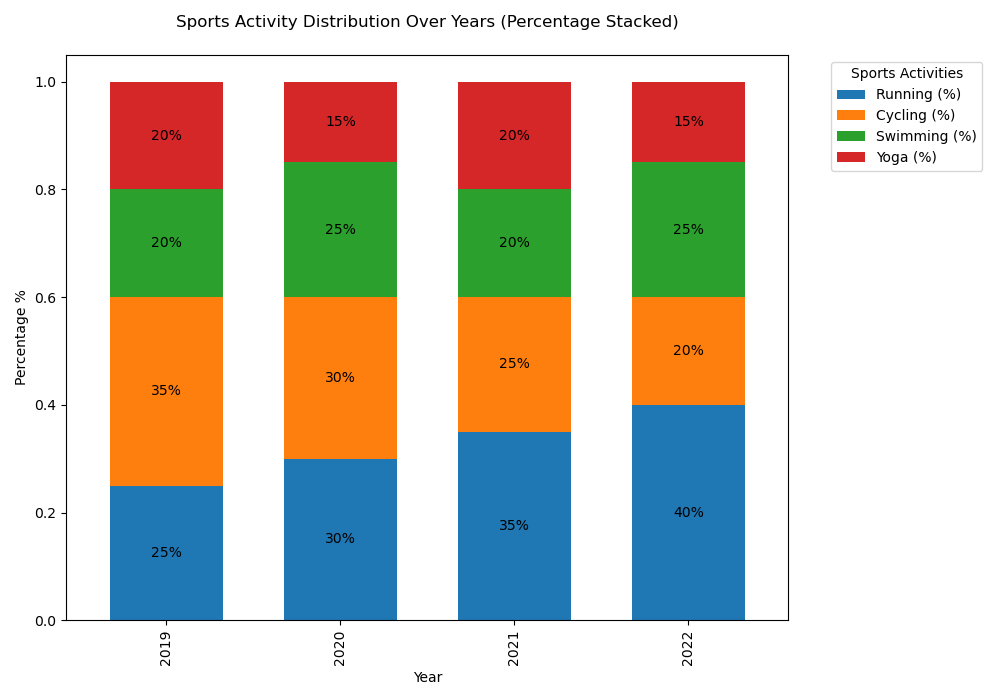

Recreate this plot in Python.

import seaborn as sns
import matplotlib.pyplot as plt
import pandas as pd

data = [
    {'Year': 2019, 'Running (%)': 25, 'Cycling (%)': 35, 'Swimming (%)': 20, 'Yoga (%)': 20},
    {'Year': 2020, 'Running (%)': 30, 'Cycling (%)': 30, 'Swimming (%)': 25, 'Yoga (%)': 15},
    {'Year': 2021, 'Running (%)': 35, 'Cycling (%)': 25, 'Swimming (%)': 20, 'Yoga (%)': 20},
    {'Year': 2022, 'Running (%)': 40, 'Cycling (%)': 20, 'Swimming (%)': 25, 'Yoga (%)': 15}
]
df = pd.DataFrame(data)
df.set_index('Year', inplace=True)

df_percent = df.div(df.sum(axis=1), axis=0)

ax = df_percent.plot(kind='bar', stacked=True, color=['#1f77b4', '#ff7f0e', '#2ca02c', '#d62728'], figsize=(10, 7), width=0.65)

plt.title('Sports Activity Distribution Over Years (Percentage Stacked)', pad=20)
plt.xlabel('Year')
plt.ylabel('Percentage %')

for p in ax.patches:
    width = p.get_width()
    height = p.get_height()
    x, y = p.get_xy()
    if height > 0:
        ax.text(x + width / 2,
                y + height / 2,
                '{:.0%}'.format(height),
                horizontalalignment='center',
                verticalalignment='center')

plt.legend(title='Sports Activities', bbox_to_anchor=(1.05, 1), loc='upper left')
plt.tight_layout()
plt.show()
